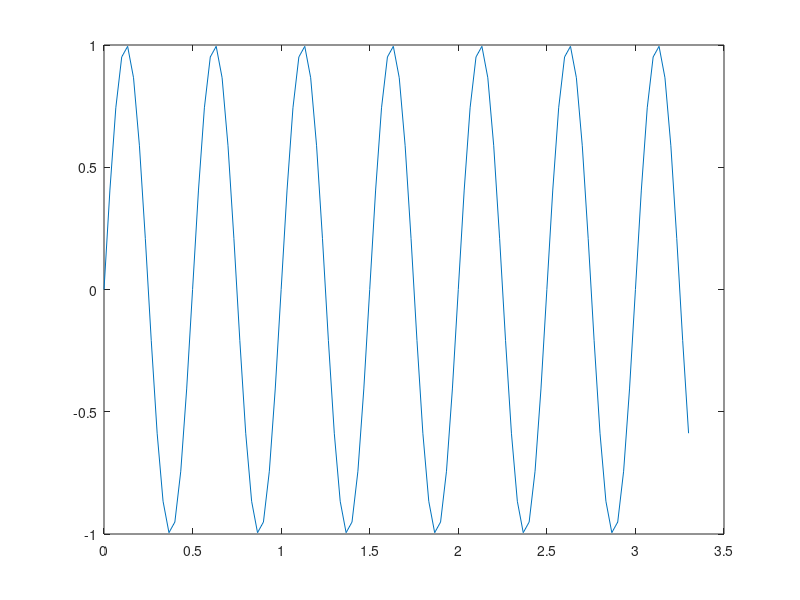
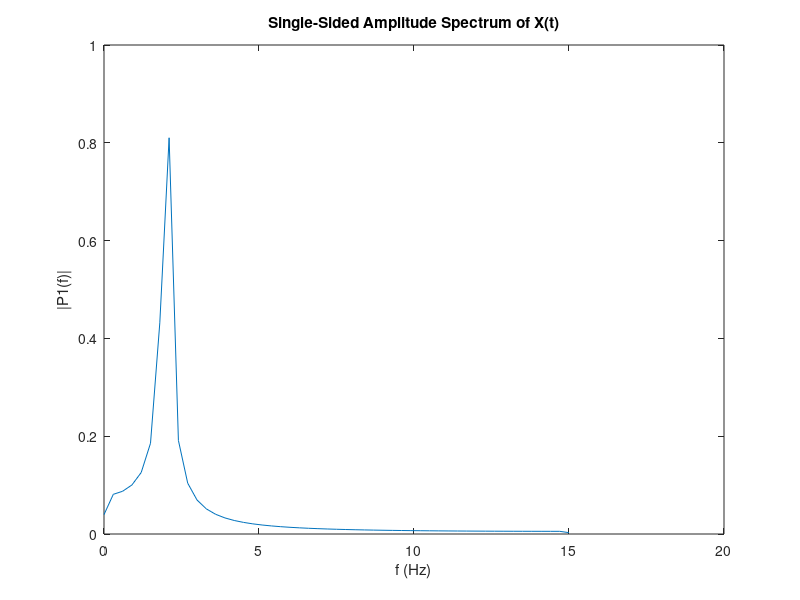

Source code (MATLAB) for these figures, in order:

A = 1;
hz = 2;

Fs = 30;            % Sampling frequency
T = 1/Fs;             % Sampling period
L = 100;             % Length of signal
t = (0:L-1)*T;        % Time vector

S = A*sin(2*pi*hz*t);% + 0.01*randn(size(X));

figure
plot(t,S)

Y = fft(S);

P2 = abs(Y/L);
P1 = P2(1:L/2+1);
P1(2:end-1) = 2*P1(2:end-1);

figure
f = Fs*(0:(L/2))/L;
plot(f,P1)
title('Single-Sided Amplitude Spectrum of X(t)')
xlabel('f (Hz)')
ylabel('|P1(f)|')
